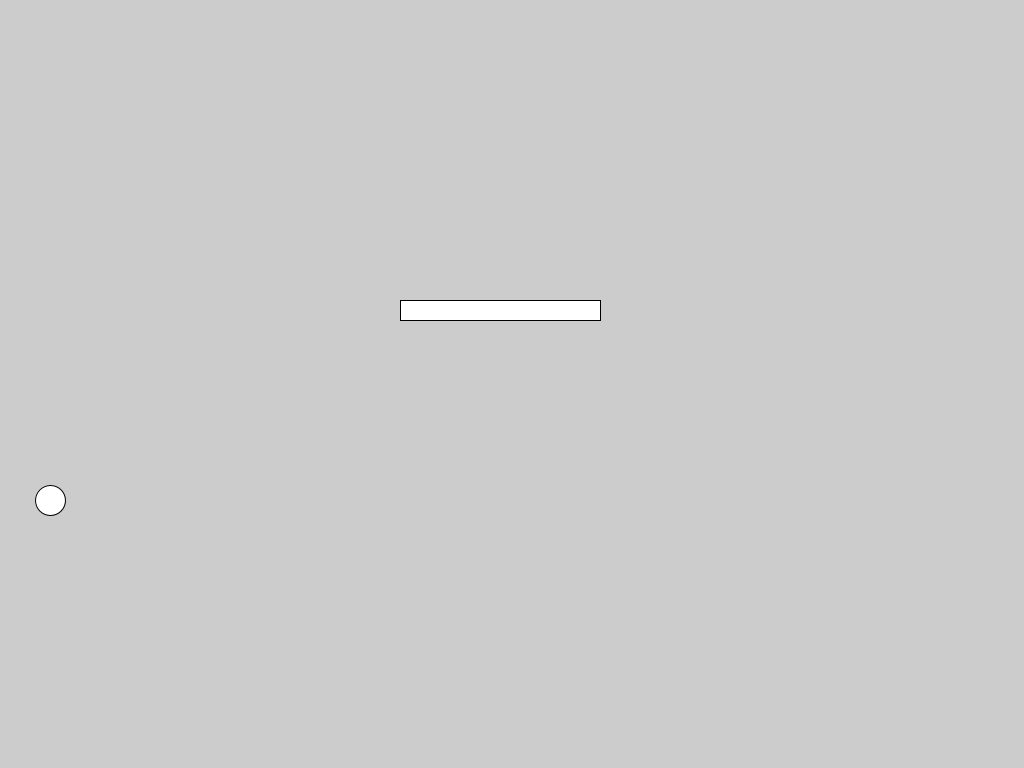
Frame 1 (no input)
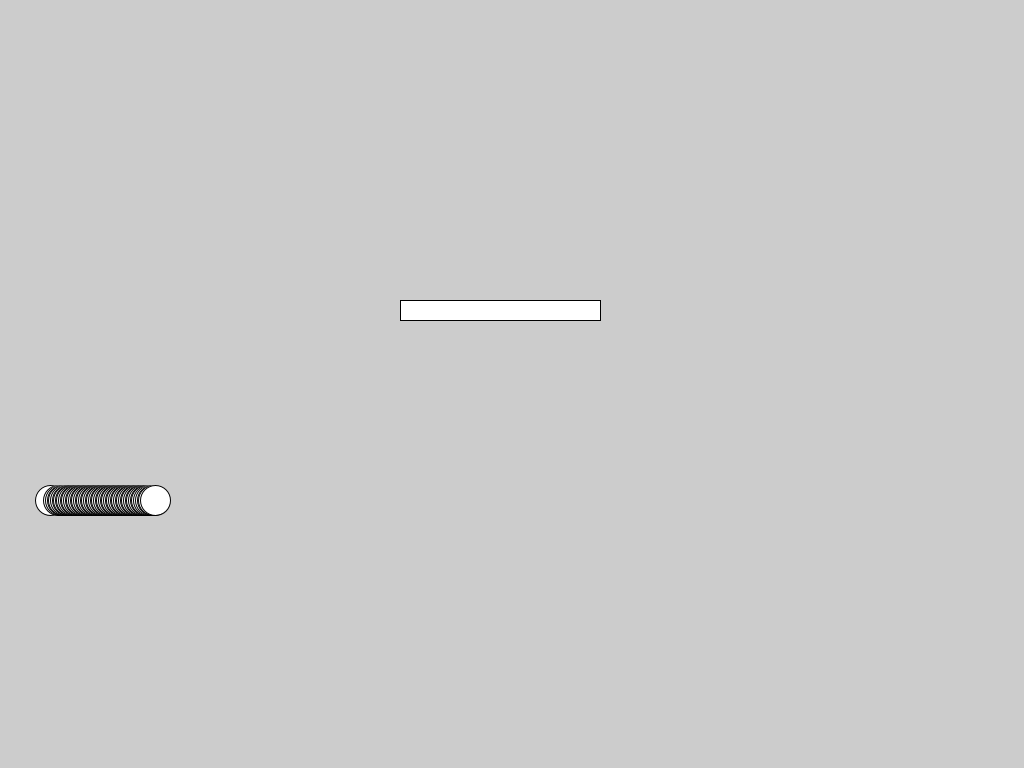
Frame 60 (the mouse pressed at the canvas centre just before this capture)
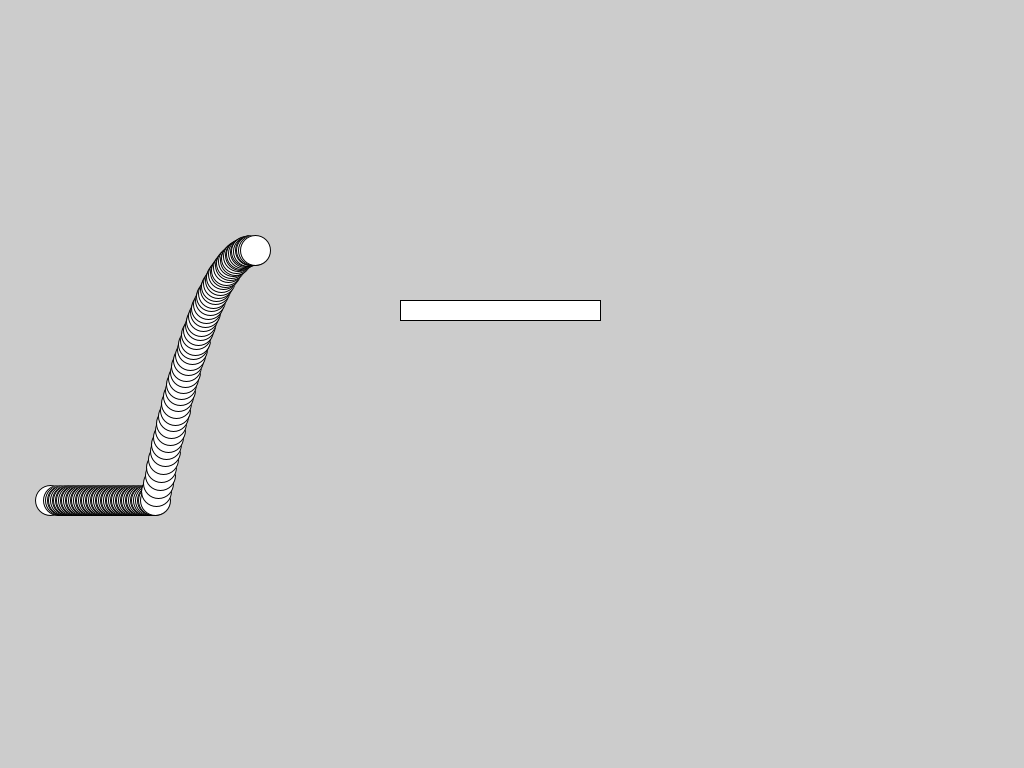
Frame 120 (the mouse held since frame 60 and released just before this capture)

The Processing sketch that drew these frames (run headless with seeded random() and noise(); from frame 60 on, the mouse is pressed at the canvas centre):

// Processing sketch: sketch_07_salto_parabolico_em_plataforma
// ── sketch_07_salto_parabolico_em_plataforma.pde
float h = 250;
float d = 200;
float x = 50;
float y = 500;
float dx = 0;
float dy = 0;
float vel = 100;
boolean jumping = false;
float startTime = 0;
float pX = 400;
float pY = 300;
float pH = 20;
float pW = 200;
boolean fall = false;

void setup() {
  size(1024, 768);
  startTime = millis();
}

void draw() {
  float elapsedTime = (millis() - startTime) / 1000.0f;
  startTime = millis();
  clear();
  update(elapsedTime);
  rect(pX, pY, pW, pH);
  circle(x, y - dy, 30);
}

void update(float elapsedTime) {
  x += vel * elapsedTime;
  
  if (!jumping){ // enquanto nao estiver saltando
    if (x > pX + pW  && y < pY + pH){ // detectar queda na plataforma
      //System.out.println("queda");
      jumping = true;
      fall = true;
    }
  }
  else if (jumping) { // ao saltar...
    
    if (vel >= 0){ // logica do pula para a direita
      dx += vel * elapsedTime;
      dy = calc_dy(dx);
    
      if (dx >= d/2) { // para salto
        System.out.println("para salto direita");
        jumping = false;
        fall = false;
        dy = 0;
      }
      else if (dx > 0) { // colisao com plataforma
        if (x > pX && x < pX + pW & y - dy + 15 > pY && y - dy + 15 < pY + pH) {
          System.out.println("colisao com plataforma");
          jumping = false;
          fall = false;
          y = pY - 15;
          dy = 0;
        }
        else if (dx < d/2 && fall) { // queda da plataforma
          System.out.println("queda da plataforma, x = " + x + ", dy = " + dy);
          dx += vel * elapsedTime;
          dy = calc_dy_falling(dx);
        }
      }
    }
    else{ // logica do pula para a esquerda
       dx += vel * elapsedTime;
       dy = calc_dy(dx);
       
       if (dx <= -d/2) { // para salto
        System.out.println("para salto esquerda");
        jumping = false;
        fall = false;
        dy = 0;
      }
    }
  }
}

float calc_dy(float dx) {
  return (-4 * h / (d * d)) * dx * dx + h;
}

float calc_dy_falling(float dx) {
  return (-4 * h / (d * d)) * dx * dx;
}

void mousePressed() {
  if (!jumping) {
    if (vel >= 0) dx = -d/2;
    else dx = d/2;
    
    jumping = true;
  }
}

void keyPressed(){
  if(key == ' '){
    vel = -vel; 
  }
}
